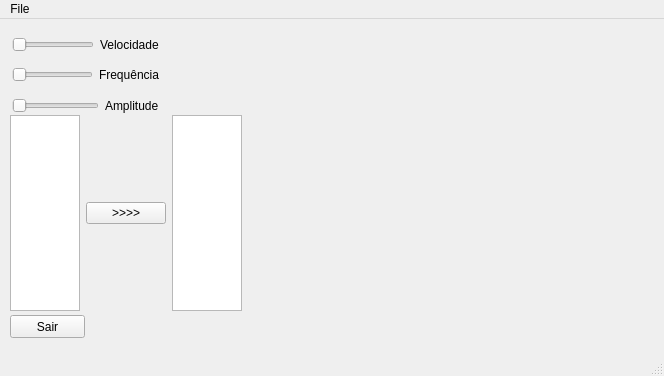
<?xml version="1.0" encoding="UTF-8"?>
<ui version="4.0">
 <class>MainWindow</class>
 <widget class="QMainWindow" name="MainWindow">
  <property name="geometry">
   <rect>
    <x>0</x>
    <y>0</y>
    <width>664</width>
    <height>376</height>
   </rect>
  </property>
  <property name="windowTitle">
   <string>MainWindow</string>
  </property>
  <widget class="QWidget" name="centralwidget">
   <widget class="QPushButton" name="pushButtonQuit">
    <property name="geometry">
     <rect>
      <x>10</x>
      <y>296</y>
      <width>75</width>
      <height>23</height>
     </rect>
    </property>
    <property name="text">
     <string>Sair</string>
    </property>
   </widget>
   <widget class="QWidget" name="">
    <property name="geometry">
     <rect>
      <x>12</x>
      <y>13</y>
      <width>147</width>
      <height>86</height>
     </rect>
    </property>
    <layout class="QVBoxLayout" name="verticalLayout">
     <item>
      <layout class="QHBoxLayout" name="horizontalLayout_3">
       <item>
        <widget class="QSlider" name="horizontalSliderVelocidade">
         <property name="orientation">
          <enum>Qt::Horizontal</enum>
         </property>
        </widget>
       </item>
       <item>
        <widget class="QLabel" name="labelVelocidade">
         <property name="text">
          <string>Velocidade</string>
         </property>
        </widget>
       </item>
      </layout>
     </item>
     <item>
      <layout class="QHBoxLayout" name="horizontalLayout_2">
       <item>
        <widget class="QSlider" name="horizontalSliderFrequencia">
         <property name="orientation">
          <enum>Qt::Horizontal</enum>
         </property>
        </widget>
       </item>
       <item>
        <widget class="QLabel" name="labelFrequencia">
         <property name="text">
          <string>Frequência</string>
         </property>
        </widget>
       </item>
      </layout>
     </item>
     <item>
      <layout class="QHBoxLayout" name="horizontalLayout_4">
       <item>
        <widget class="QSlider" name="horizontalSliderAmplitude">
         <property name="orientation">
          <enum>Qt::Horizontal</enum>
         </property>
        </widget>
       </item>
       <item>
        <widget class="QLabel" name="labelAmplitude">
         <property name="text">
          <string>Amplitude</string>
         </property>
        </widget>
       </item>
      </layout>
     </item>
    </layout>
   </widget>
   <widget class="QWidget" name="">
    <property name="geometry">
     <rect>
      <x>10</x>
      <y>96</y>
      <width>619</width>
      <height>196</height>
     </rect>
    </property>
    <layout class="QHBoxLayout" name="horizontalLayout_5" stretch="30,70">
     <item>
      <layout class="QHBoxLayout" name="horizontalLayout">
       <item>
        <widget class="QTextEdit" name="textEdit"/>
       </item>
       <item>
        <widget class="QPushButton" name="pushButtonCopia">
         <property name="text">
          <string>&gt;&gt;&gt;&gt;</string>
         </property>
        </widget>
       </item>
       <item>
        <widget class="QTextBrowser" name="textBrowser"/>
       </item>
      </layout>
     </item>
     <item>
      <widget class="Plotter" name="widget" native="true"/>
     </item>
    </layout>
   </widget>
  </widget>
  <widget class="QMenuBar" name="menubar">
   <property name="geometry">
    <rect>
     <x>0</x>
     <y>0</y>
     <width>664</width>
     <height>21</height>
    </rect>
   </property>
   <widget class="QMenu" name="menuFile">
    <property name="title">
     <string>File</string>
    </property>
    <addaction name="actionQuit"/>
   </widget>
   <addaction name="menuFile"/>
  </widget>
  <widget class="QStatusBar" name="statusbar"/>
  <action name="actionQuit">
   <property name="text">
    <string>Quit</string>
   </property>
  </action>
 </widget>
 <customwidgets>
  <customwidget>
   <class>Plotter</class>
   <extends>QWidget</extends>
   <header>plotter.h</header>
   <container>1</container>
  </customwidget>
 </customwidgets>
 <resources/>
 <connections>
  <connection>
   <sender>pushButtonCopia</sender>
   <signal>clicked()</signal>
   <receiver>MainWindow</receiver>
   <slot>copiaTexto()</slot>
   <hints>
    <hint type="sourcelabel">
     <x>215</x>
     <y>134</y>
    </hint>
    <hint type="destinationlabel">
     <x>228</x>
     <y>225</y>
    </hint>
   </hints>
  </connection>
  <connection>
   <sender>actionQuit</sender>
   <signal>triggered()</signal>
   <receiver>MainWindow</receiver>
   <slot>sair()</slot>
   <hints>
    <hint type="sourcelabel">
     <x>-1</x>
     <y>-1</y>
    </hint>
    <hint type="destinationlabel">
     <x>296</x>
     <y>185</y>
    </hint>
   </hints>
  </connection>
 </connections>
 <slots>
  <slot>copiaTexto()</slot>
  <slot>sair()</slot>
 </slots>
</ui>
